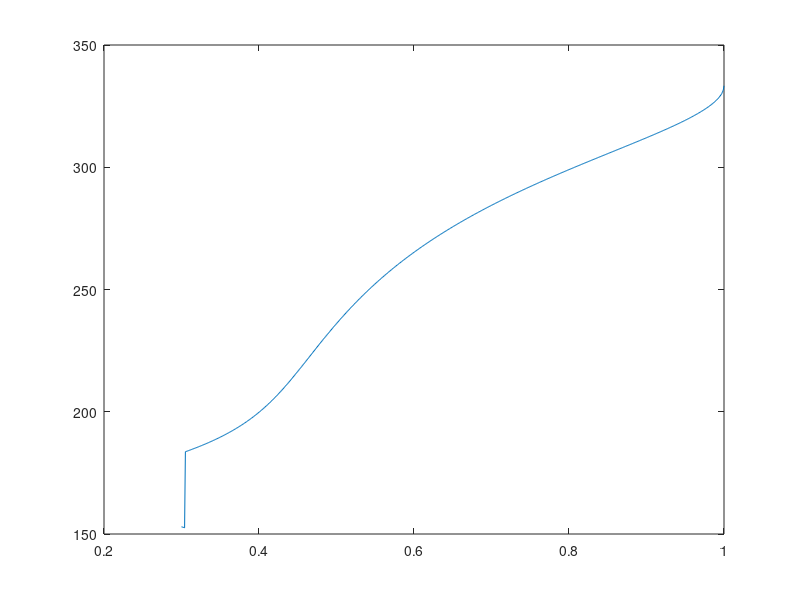
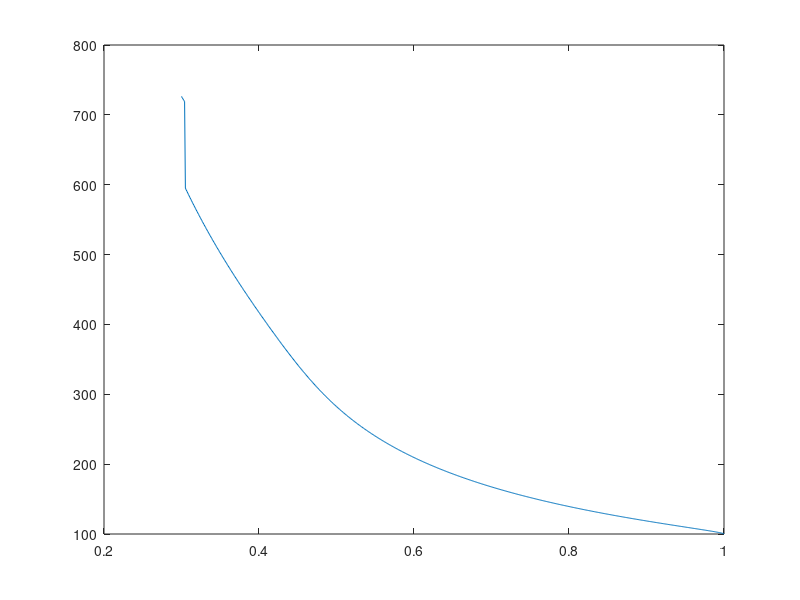

Reproduce these figures in MATLAB, in order.
% Constants
A = -5.25+12.5i;
B = 5+2.5i;
C = -31.25-10.625i;
D = A;
Pr = 100e3/3;

% at UPF
Vr_upf = 1000/3;
Ir_upf = 100;

% calculate Vs which is constant regardless of pf
Vs = A*Vr_upf + B*Ir_upf;

% Start general calculations
pf = 0.3:0.001:1;
Vr = zeros(1, length(pf));
Ir = Vr;
Vr1 = Vr;
Vr2 = Vr;
Ir1 = Vr;
Ir2 = Vr;

% Vs = A*Vr + B*Pr/(3*Vr*pf)*exp(i*acos(pf))
% Vs*Vr = A*Vr^2 + B*Pr/(3*pf)*exp(i*acos(pf))
for j = 1:length(pf)
    x = B*((Pr/(pf(j)))*exp(i*acos(pf(j))));
    Vr(j) = real(roots([A -Vs x])(1));
    Ir(j) = (Pr/(Vr(j)*pf(j)))* exp(i*acos(pf(j)));


endfor
Pr_calc = real(3.*Vr.*conj(Ir));
figure
plot(pf, Vr)

figure
plot(pf, abs(Ir))

Vr(end)
Ir(end)
